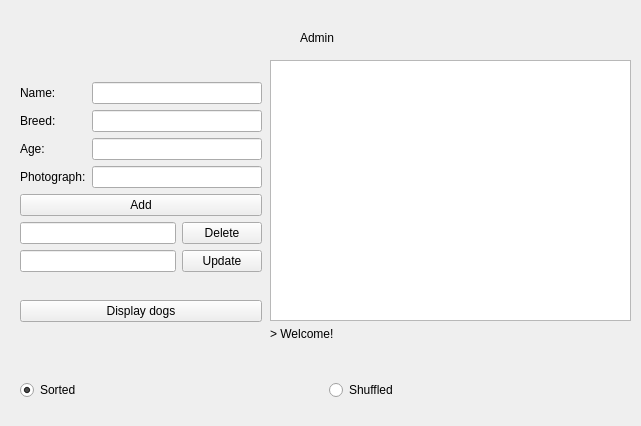
<?xml version="1.0" encoding="UTF-8"?>
<ui version="4.0">
 <class>admin</class>
 <widget class="QWidget" name="admin">
  <property name="geometry">
   <rect>
    <x>0</x>
    <y>0</y>
    <width>641</width>
    <height>426</height>
   </rect>
  </property>
  <property name="windowTitle">
   <string>Form</string>
  </property>
  <widget class="QLabel" name="label">
   <property name="geometry">
    <rect>
     <x>300</x>
     <y>30</y>
     <width>41</width>
     <height>16</height>
    </rect>
   </property>
   <property name="text">
    <string>Admin</string>
   </property>
  </widget>
  <widget class="QWidget" name="layoutWidget">
   <property name="geometry">
    <rect>
     <x>20</x>
     <y>60</y>
     <width>242</width>
     <height>284</height>
    </rect>
   </property>
   <layout class="QVBoxLayout" name="verticalLayout_7">
    <item>
     <layout class="QVBoxLayout" name="verticalLayout_6">
      <item>
       <layout class="QVBoxLayout" name="verticalLayout_3">
        <item>
         <layout class="QHBoxLayout" name="horizontalLayout">
          <item>
           <layout class="QVBoxLayout" name="verticalLayout_2">
            <item>
             <widget class="QLabel" name="label_2">
              <property name="text">
               <string>Name:</string>
              </property>
             </widget>
            </item>
            <item>
             <widget class="QLabel" name="label_3">
              <property name="text">
               <string>Breed:</string>
              </property>
             </widget>
            </item>
            <item>
             <widget class="QLabel" name="label_4">
              <property name="text">
               <string>Age:</string>
              </property>
             </widget>
            </item>
            <item>
             <widget class="QLabel" name="label_5">
              <property name="text">
               <string>Photograph:</string>
              </property>
             </widget>
            </item>
           </layout>
          </item>
          <item>
           <layout class="QVBoxLayout" name="verticalLayout">
            <item>
             <widget class="QLineEdit" name="admin_name"/>
            </item>
            <item>
             <widget class="QLineEdit" name="admin_breed"/>
            </item>
            <item>
             <widget class="QLineEdit" name="admin_age"/>
            </item>
            <item>
             <widget class="QLineEdit" name="admin_photo"/>
            </item>
           </layout>
          </item>
         </layout>
        </item>
        <item>
         <widget class="QPushButton" name="admin_add">
          <property name="text">
           <string>Add</string>
          </property>
         </widget>
        </item>
       </layout>
      </item>
      <item>
       <layout class="QHBoxLayout" name="horizontalLayout_2">
        <item>
         <layout class="QVBoxLayout" name="verticalLayout_5">
          <item>
           <widget class="QLineEdit" name="admin_delete_label"/>
          </item>
          <item>
           <widget class="QLineEdit" name="admin_update_label"/>
          </item>
         </layout>
        </item>
        <item>
         <layout class="QVBoxLayout" name="verticalLayout_4">
          <item>
           <widget class="QPushButton" name="admin_delete">
            <property name="text">
             <string>Delete</string>
            </property>
           </widget>
          </item>
          <item>
           <widget class="QPushButton" name="admin_update">
            <property name="text">
             <string>Update</string>
            </property>
           </widget>
          </item>
         </layout>
        </item>
       </layout>
      </item>
     </layout>
    </item>
    <item>
     <widget class="QPushButton" name="admin_display">
      <property name="text">
       <string>Display dogs</string>
      </property>
     </widget>
    </item>
   </layout>
  </widget>
  <widget class="QWidget" name="layoutWidget">
   <property name="geometry">
    <rect>
     <x>270</x>
     <y>60</y>
     <width>361</width>
     <height>281</height>
    </rect>
   </property>
   <layout class="QVBoxLayout" name="verticalLayout_8">
    <item>
     <widget class="QTextEdit" name="textEdit"/>
    </item>
    <item>
     <widget class="QLabel" name="admin_message_label">
      <property name="text">
       <string>&gt; Welcome!</string>
      </property>
     </widget>
    </item>
   </layout>
  </widget>
  <widget class="QWidget" name="">
   <property name="geometry">
    <rect>
     <x>20</x>
     <y>380</y>
     <width>611</width>
     <height>20</height>
    </rect>
   </property>
   <layout class="QHBoxLayout" name="horizontalLayout_3">
    <item>
     <widget class="QRadioButton" name="radioButton1">
      <property name="text">
       <string>Sorted</string>
      </property>
      <property name="checked">
       <bool>true</bool>
      </property>
     </widget>
    </item>
    <item>
     <widget class="QRadioButton" name="radioButton">
      <property name="text">
       <string>Shuffled</string>
      </property>
     </widget>
    </item>
   </layout>
  </widget>
 </widget>
 <resources/>
 <connections/>
</ui>
